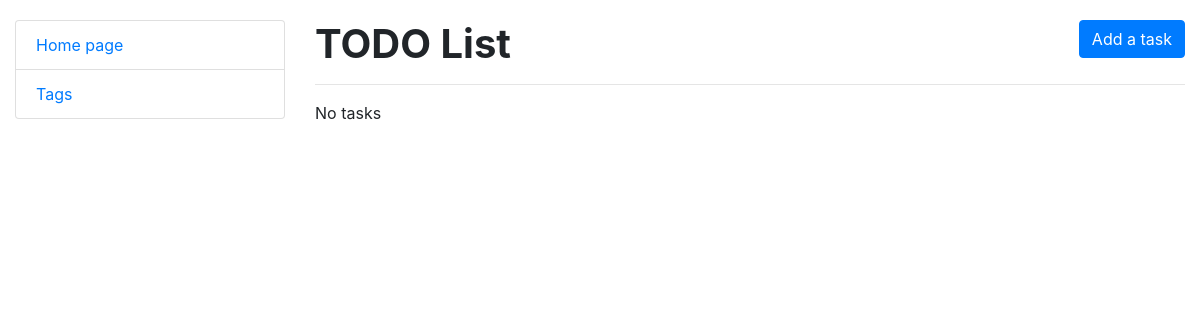
Before: / with the older database file.
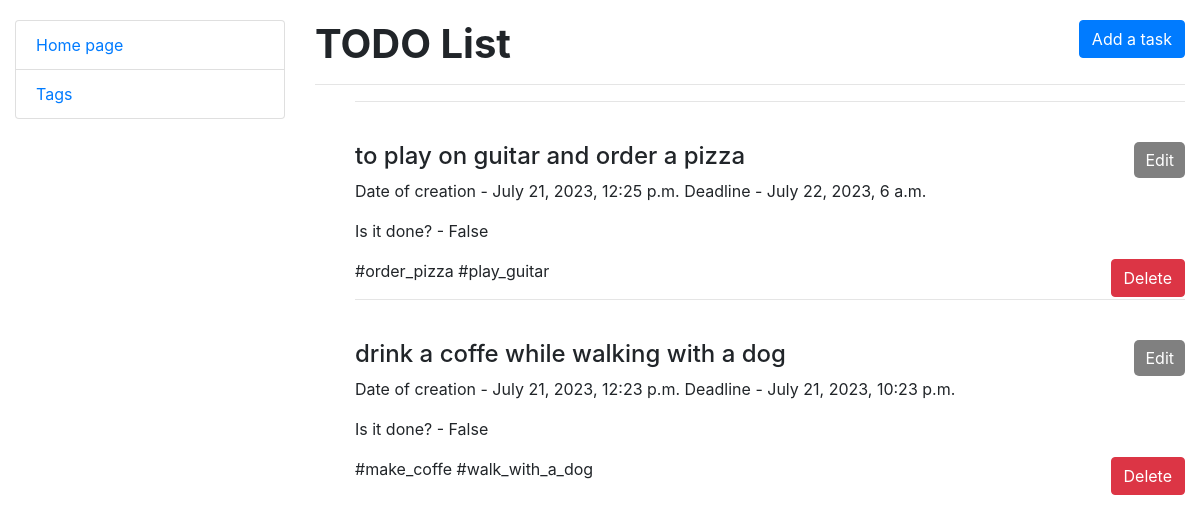
After: the same page with the newer database file.
### tasks/models.py (models this page shows)
class Task(models.Model):
    content = models.TextField()
    created_at = models.DateTimeField(auto_now=True)
    deadline = models.DateTimeField(blank=True, null=True)
    is_done = models.BooleanField()
    tag = models.ManyToManyField(Tag, related_name="tasks")
    class Meta:
        ordering = ["is_done", "-created_at"]

class Tag(models.Model):
    tag = models.CharField(max_length=255)
    def __str__(self):
        return self.tag

### tasks/views.py (the view)
class TaskListView(generic.ListView):
    model = Task
    template_name = "tasks/task_list.html"
    context_object_name = "task_list"

### templates/tasks/task_list.html
{% extends "base.html" %}
{% load crispy_forms_filters %}
{% block content %}
  <h1>
    <strong>
    TODO List
    </strong>
    <a style="float: right" class="btn btn-primary" href="{% url 'tasks:task-create' %}">Add a task</a>
  </h1>
  <hr>
  {% if task_list %}
    <ul>
    {% for task in task_list %}
        <hr>
        <br>
        <h4>
          {{ task.content }}
          <a style="float: right; background-color: grey; color: white; padding: 5px 10px; border-radius: 5px; text-decoration: none;" class="btn" href="{% url 'tasks:task-update' pk=task.id %}">Edit</a>
        </h4>
        <p>Date of creation - {{ task.created_at }} Deadline - {{ task.deadline }}</p>
        <p>Is it done? - {{ task.is_done }}</p>
        <p>
         {% for tag in task.tag.all %}
            {{ tag }}
        {% endfor %}
        <a style="float: right" class="btn btn-danger" href="{% url 'tasks:task-delete' pk=task.id %}">Delete</a>
        </p>
    {% endfor %}
    </ul>
  {% else %}
    <p>No tasks</p>
  {% endif %}
{% endblock %}

### templates/base.html (shortened to what this page needs)
<head>
    <link rel="stylesheet" href="https://cdn.jsdelivr.net/npm/bootstrap@4.6.2/dist/css/bootstrap.min.css">
    {% load static %}
    <link rel="stylesheet" href="{% static 'css/styles.css' %}">
</head>
<body>
 <div class="container-fluid">
    <div class="row">
        <div class="col-sm-3">
            {% block sidebar %}
                {% include "includes/sidebar.html" %}
            {% endblock %}
        </div>
     <div class="col-sm-9">
            {% block content %}{% endblock %}
        </div>
    </div>
 </div>
</body>
</html>

### templates/includes/sidebar.html
<ul class="sidebar-nav list-group">
    <li class="list-group-item"><a href="{% url 'tasks:task-list' %}">Home page</a></li>
    <li class="list-group-item"><a href="{% url 'tasks:tag-list' %}">Tags</a></li>
</ul>

### static/css/styles.css (style rules this page uses)
body { margin-top: 20px ; }

Changed rows visible on the page:
added Task: content "to play on guitar and order a pizza", created_at "July 21, 2023, 12:25 p.m.", deadline "July 22, 2023, 6 a.m.", is_done "False"
added Tag: tag "#order_pizza", shown under "to play on guitar and order a pizza"
added Tag: tag "#play_guitar", shown under "to play on guitar and order a pizza"
added Task: content "drink a coffe while walking with a dog", created_at "July 21, 2023, 12:23 p.m.", deadline "July 21, 2023, 10:23 p.m.", is_done "False"
added Tag: tag "#make_coffe", shown under "drink a coffe while walking with a dog"
added Tag: tag "#walk_with_a_dog", shown under "drink a coffe while walking with a dog"
Other visible differences:
text no longer shown: "No tasks"
